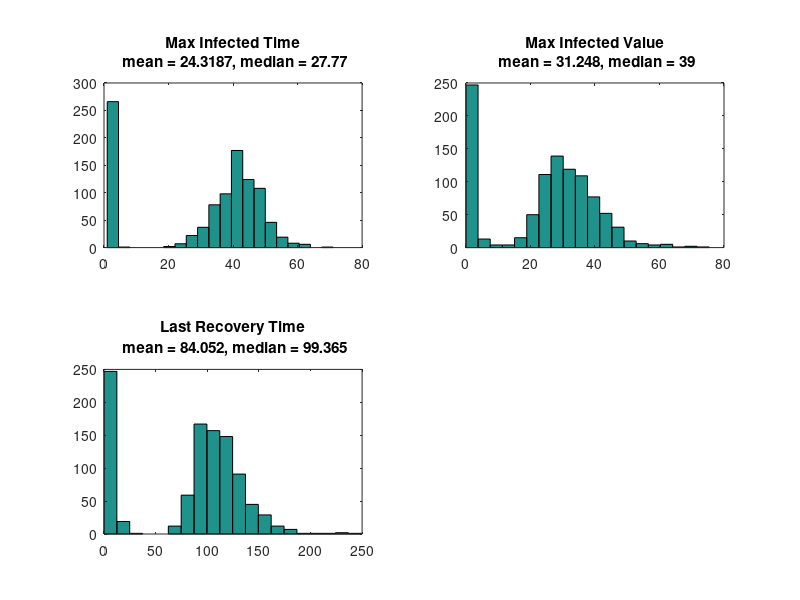

Here is the MATLAB script that generated this plot:
maxInf = [
26.15,54.0;
30.82,48.0;
32.4,55.0;
41.02,49.0;
32.41,46.0;
38.49,42.0;
23.07,43.0;
27.63,32.0;
33.57,30.0;
42.0,39.0;
29.55,46.0;
30.52,29.0;
46.86,38.0;
32.2,39.0;
0.0,1.0;
0.0,1.0;
21.18,24.0;
24.95,35.0;
48.14,24.0;
47.26,39.0;
39.83,48.0;
51.96,40.0;
44.49,41.0;
0.0,1.0;
35.77,48.0;
38.32,51.0;
29.19,39.0;
28.57,26.0;
1.47,2.0;
28.62,46.0;
30.53,45.0;
45.22,38.0;
0.67,2.0;
36.43,45.0;
23.32,35.0;
25.99,50.0;
35.22,50.0;
21.66,45.0;
31.58,54.0;
22.99,42.0;
28.69,43.0;
31.38,49.0;
0.0,1.0;
28.37,39.0;
27.89,39.0;
36.66,50.0;
44.01,48.0;
39.09,38.0;
25.38,42.0;
20.73,37.0;
22.24,46.0;
37.79,39.0;
0.0,1.0;
23.66,40.0;
39.13,35.0;
15.18,2.0;
22.2,58.0;
24.03,50.0;
32.06,43.0;
32.94,46.0;
0.0,1.0;
0.0,1.0;
25.89,33.0;
0.0,1.0;
39.24,41.0;
33.43,51.0;
27.08,33.0;
0.0,1.0;
35.54,46.0;
33.01,49.0;
23.85,50.0;
34.35,46.0;
32.56,39.0;
30.39,44.0;
34.95,31.0;
32.24,42.0;
32.39,41.0;
0.0,1.0;
0.0,1.0;
27.52,41.0;
25.31,37.0;
0.0,1.0;
44.58,44.0;
0.0,1.0;
26.74,33.0;
24.56,42.0;
30.51,43.0;
40.11,40.0;
62.96,42.0;
0.0,1.0;
30.36,46.0;
36.8,31.0;
21.32,42.0;
2.39,2.0;
0.0,1.0;
43.6,42.0;
32.86,43.0;
38.82,53.0;
25.95,37.0;
29.69,52.0;
29.33,42.0;
0.51,2.0;
26.29,51.0;
46.47,37.0;
24.14,41.0;
29.77,33.0;
0.0,1.0;
25.03,28.0;
46.85,36.0;
23.03,41.0;
28.02,46.0;
37.07,35.0;
25.98,37.0;
36.04,41.0;
21.79,44.0;
33.18,35.0;
3.52,2.0;
6.99,2.0;
4.66,2.0;
20.04,43.0;
0.0,1.0;
0.0,1.0;
18.68,35.0;
23.52,52.0;
37.97,33.0;
0.0,1.0;
28.39,47.0;
26.5,45.0;
30.72,39.0;
28.56,40.0;
44.35,41.0;
0.0,1.0;
27.77,49.0;
30.42,35.0;
32.57,43.0;
29.22,52.0;
24.89,47.0;
33.14,34.0;
48.21,32.0;
31.97,47.0;
0.0,1.0;
32.23,42.0;
26.77,26.0;
39.34,38.0;
0.0,1.0;
2.21,3.0;
37.79,34.0;
29.9,44.0;
33.73,37.0;
50.21,40.0;
2.06,3.0;
28.27,35.0;
46.55,34.0;
0.0,1.0;
34.31,61.0;
27.17,49.0;
0.0,1.0;
30.21,47.0;
0.0,1.0;
0.0,1.0;
40.33,30.0;
13.97,3.0;
0.0,1.0;
24.89,30.0;
39.93,32.0;
0.65,2.0;
41.78,44.0;
1.06,2.0;
37.36,45.0;
40.86,36.0;
27.67,42.0;
37.36,49.0;
0.0,1.0;
0.0,1.0;
33.29,43.0;
0.0,1.0;
1.32,2.0;
38.9,45.0;
30.41,43.0;
1.49,3.0;
25.57,55.0;
25.18,52.0;
17.6,46.0;
47.49,28.0;
27.07,62.0;
44.14,48.0;
0.0,1.0;
31.19,44.0;
28.84,47.0;
0.0,1.0;
0.0,1.0;
29.52,40.0;
47.22,32.0;
0.0,1.0;
31.05,28.0;
13.4,45.0;
2.05,3.0;
27.84,42.0;
26.27,42.0;
35.24,35.0;
30.84,36.0;
41.2,38.0;
23.89,42.0;
30.85,41.0;
40.49,33.0;
30.67,32.0;
0.0,1.0;
21.56,52.0;
0.0,1.0;
37.34,43.0;
44.68,37.0;
0.0,1.0;
29.25,47.0;
41.34,34.0;
27.26,44.0;
0.0,1.0;
31.73,47.0;
23.6,44.0;
40.33,42.0;
21.67,46.0;
38.23,40.0;
38.79,31.0;
49.55,21.0;
37.4,44.0;
18.55,53.0;
30.95,52.0;
27.62,43.0;
28.7,56.0;
34.56,41.0;
19.28,28.0;
34.79,40.0;
0.0,1.0;
30.06,32.0;
41.46,38.0;
35.51,51.0;
68.71,25.0;
34.61,45.0;
32.78,43.0;
35.5,46.0;
30.74,52.0;
46.08,39.0;
24.11,58.0;
0.0,1.0;
0.0,1.0;
26.94,45.0;
25.38,49.0;
30.12,35.0;
30.75,52.0;
26.3,61.0;
19.11,31.0;
42.9,44.0;
0.0,1.0;
27.06,42.0;
25.64,48.0;
36.62,27.0;
27.03,47.0;
0.0,1.0;
47.84,40.0;
0.0,1.0;
21.61,44.0;
0.0,1.0;
7.7,2.0;
21.11,58.0;
24.61,60.0;
38.43,45.0;
43.67,44.0;
32.31,39.0;
22.89,40.0;
0.0,1.0;
32.61,40.0;
42.72,48.0;
49.98,29.0;
25.39,41.0;
43.57,45.0;
8.34,2.0;
0.0,1.0;
42.51,39.0;
23.44,47.0;
31.38,52.0;
31.25,48.0;
0.0,1.0;
37.79,37.0;
35.91,35.0;
24.77,45.0;
56.59,28.0;
2.39,2.0;
0.0,1.0;
23.26,46.0;
22.2,46.0;
30.4,44.0;
28.58,60.0;
19.25,46.0;
35.9,37.0;
28.84,43.0;
27.18,39.0;
35.97,35.0;
33.74,43.0;
37.37,30.0;
33.49,41.0;
35.22,41.0;
38.0,48.0;
35.89,43.0;
6.53,2.0;
0.0,1.0;
44.01,43.0;
0.0,1.0;
47.14,45.0;
1.62,2.0;
35.42,42.0;
0.0,1.0;
0.0,1.0;
0.0,1.0;
42.78,47.0;
22.64,34.0;
0.0,1.0;
24.2,35.0;
25.77,42.0;
40.36,30.0;
46.55,31.0;
46.04,38.0;
43.62,38.0;
30.02,41.0;
29.01,39.0;
0.0,1.0;
28.34,47.0;
35.19,42.0;
36.98,43.0;
0.0,1.0;
25.14,41.0;
28.32,47.0;
24.26,50.0;
0.0,1.0;
30.42,42.0;
0.0,1.0;
31.88,54.0;
3.49,2.0;
24.36,46.0;
38.95,37.0;
41.89,42.0;
27.25,33.0;
28.38,24.0;
0.0,1.0;
28.92,44.0;
23.23,46.0;
21.2,41.0;
36.61,42.0;
0.0,1.0;
6.59,2.0;
0.0,1.0;
43.96,42.0;
35.01,29.0;
40.98,51.0;
38.25,47.0;
0.0,1.0;
37.85,53.0;
31.45,37.0;
30.79,45.0;
27.29,38.0;
28.12,54.0;
34.05,38.0;
0.0,1.0;
64.45,35.0;
60.33,34.0;
0.0,1.0;
53.28,32.0;
53.49,46.0;
36.25,56.0;
26.67,46.0;
40.45,49.0;
24.14,44.0;
0.0,1.0;
24.12,51.0;
26.51,42.0;
33.56,44.0;
23.26,40.0;
0.0,1.0;
0.0,1.0;
21.27,43.0;
0.0,1.0;
30.78,37.0;
38.31,42.0;
25.61,50.0;
2.31,2.0;
24.83,24.0;
31.27,46.0;
44.18,54.0;
2.81,2.0;
34.54,43.0;
41.6,41.0;
32.35,45.0;
28.1,49.0;
0.0,1.0;
42.59,35.0;
29.91,54.0;
25.12,44.0;
36.9,47.0;
21.35,49.0;
37.11,43.0;
0.0,1.0;
0.0,1.0;
22.13,37.0;
40.7,32.0;
0.0,1.0;
0.0,1.0;
27.77,51.0;
34.5,40.0;
26.05,45.0;
32.53,46.0;
34.52,43.0;
50.01,39.0;
29.33,50.0;
26.62,28.0;
0.0,1.0;
28.96,36.0;
23.29,43.0;
34.06,22.0;
47.86,35.0;
30.17,44.0;
28.25,58.0;
39.68,40.0;
0.69,2.0;
27.8,43.0;
24.73,42.0;
45.16,36.0;
2.62,2.0;
36.13,41.0;
28.05,35.0;
0.0,1.0;
0.0,1.0;
60.69,41.0;
28.6,40.0;
0.0,1.0;
31.87,35.0;
0.0,1.0;
23.28,49.0;
22.3,45.0;
0.0,1.0;
0.0,1.0;
43.3,44.0;
25.24,54.0;
24.61,51.0;
1.04,3.0;
0.0,1.0;
38.7,46.0;
29.68,52.0;
21.54,33.0;
42.81,32.0;
28.19,42.0;
26.25,62.0;
47.33,30.0;
2.91,3.0;
35.13,46.0;
62.29,33.0;
0.0,1.0;
35.45,42.0;
0.0,1.0;
24.1,32.0;
26.6,52.0;
37.71,48.0;
33.82,36.0;
47.93,42.0;
27.0,54.0;
30.87,48.0;
35.45,42.0;
28.47,37.0;
0.0,1.0;
27.49,46.0;
29.35,46.0;
34.0,37.0;
0.0,1.0;
35.99,39.0;
0.0,1.0;
35.97,38.0;
35.71,48.0;
42.72,29.0;
35.31,46.0;
14.93,43.0;
32.3,52.0;
32.71,38.0;
0.0,1.0;
41.16,56.0;
0.0,1.0;
0.98,2.0;
0.0,1.0;
18.72,47.0;
34.66,36.0;
31.37,49.0;
37.16,31.0;
0.0,1.0;
20.16,53.0;
36.09,39.0;
28.56,32.0;
35.79,46.0;
31.26,40.0;
27.36,43.0;
31.33,38.0;
33.95,41.0;
22.09,52.0;
25.52,35.0;
48.58,46.0;
0.0,1.0;
4.13,2.0;
39.18,41.0;
23.07,40.0;
27.8,45.0;
27.59,44.0;
0.0,1.0;
0.0,1.0;
28.74,42.0;
29.64,46.0;
17.47,47.0;
27.52,47.0;
44.08,34.0;
37.21,37.0;
0.0,1.0;
26.82,3.0;
27.33,40.0;
34.33,37.0;
33.82,40.0;
30.81,41.0;
31.12,42.0;
36.0,47.0;
24.5,52.0;
23.48,41.0;
25.45,42.0;
24.17,46.0;
35.75,45.0;
0.0,1.0;
0.0,1.0;
45.34,35.0;
38.78,51.0;
38.18,51.0;
24.75,37.0;
40.18,47.0;
26.99,35.0;
0.0,1.0;
25.22,44.0;
32.87,47.0;
20.22,41.0;
0.0,1.0;
26.59,39.0;
0.0,1.0;
0.0,1.0;
23.01,35.0;
38.31,42.0;
0.0,1.0;
44.31,59.0;
30.22,40.0;
0.0,1.0;
33.44,34.0;
0.0,1.0;
39.84,39.0;
6.51,2.0;
26.61,42.0;
37.93,49.0;
0.0,1.0;
41.25,32.0;
37.32,42.0;
33.34,42.0;
36.86,42.0;
30.91,47.0;
0.0,1.0;
33.68,38.0;
5.42,3.0;
17.37,46.0;
37.12,41.0;
43.41,52.0;
29.13,45.0;
9.86,3.0;
40.87,46.0;
0.0,1.0;
19.72,44.0;
31.63,52.0;
3.28,3.0;
34.03,34.0;
6.0,4.0;
41.4,37.0;
0.0,1.0;
41.94,29.0;
31.47,35.0;
35.8,48.0;
0.34,2.0;
0.0,1.0;
24.64,35.0;
0.0,1.0;
53.56,44.0;
42.56,47.0;
17.38,38.0;
27.58,41.0;
40.94,35.0;
27.27,37.0;
30.66,47.0;
0.0,1.0;
0.0,1.0;
0.0,1.0;
28.66,54.0;
60.45,25.0;
30.05,42.0;
26.68,51.0;
35.02,41.0;
37.67,43.0;
55.84,38.0;
37.6,47.0;
22.99,53.0;
25.09,46.0;
14.1,37.0;
38.88,40.0;
28.67,36.0;
24.26,48.0;
17.1,71.0;
0.0,1.0;
0.0,1.0;
38.74,43.0;
46.66,33.0;
28.09,44.0;
75.4,31.0;
47.31,44.0;
0.0,1.0;
33.53,38.0;
36.62,41.0;
47.21,30.0;
55.78,38.0;
0.0,1.0;
0.0,1.0;
34.3,54.0;
42.1,43.0;
0.0,1.0;
20.87,38.0;
31.5,43.0;
21.94,37.0;
32.93,40.0;
40.43,47.0;
0.0,1.0;
36.22,40.0;
0.0,1.0;
32.9,43.0;
0.0,1.0;
0.0,1.0;
22.63,36.0;
0.0,1.0;
27.91,35.0;
32.99,46.0;
0.0,1.0;
33.86,41.0;
0.0,1.0;
36.2,42.0;
36.16,34.0;
42.37,39.0;
35.94,49.0;
34.28,42.0;
32.2,38.0;
23.44,42.0;
27.5,29.0;
27.11,50.0;
36.23,38.0;
3.69,2.0;
0.0,1.0;
0.0,1.0;
42.12,34.0;
32.88,38.0;
28.22,39.0;
20.43,36.0;
21.71,45.0;
0.0,1.0;
37.46,41.0;
35.62,47.0;
0.0,1.0;
16.52,45.0;
0.0,1.0;
35.82,39.0;
53.56,37.0;
25.18,42.0;
30.0,32.0;
38.97,39.0;
0.0,1.0;
0.0,1.0;
0.0,1.0;
21.67,35.0;
27.49,43.0;
0.0,1.0;
0.0,1.0;
0.0,1.0;
27.62,39.0;
47.07,39.0;
19.46,37.0;
34.4,50.0;
32.4,46.0;
26.09,40.0;
0.0,1.0;
28.96,48.0;
0.0,1.0;
2.12,2.0;
50.91,44.0;
19.98,33.0;
43.8,46.0;
25.59,47.0;
0.24,2.0;
0.0,1.0;
0.0,1.0;
0.0,1.0;
27.15,46.0;
23.49,33.0;
24.25,49.0;
68.51,28.0;
26.24,39.0;
33.01,37.0;
41.69,41.0;
37.38,44.0;
57.89,32.0;
34.73,42.0;
27.34,48.0;
27.05,38.0;
31.73,44.0;
44.2,38.0;
19.26,43.0;
30.71,47.0;
29.11,51.0;
32.43,45.0;
15.78,57.0;
41.76,35.0;
24.88,44.0;
0.0,1.0;
0.0,1.0;
32.67,39.0;
25.9,43.0;
32.04,49.0;
36.32,43.0;
25.92,41.0;
0.0,1.0;
5.29,2.0;
0.0,1.0;
43.36,49.0;
0.0,1.0;
41.28,38.0;
17.84,46.0;
0.0,1.0;
0.0,1.0;
38.46,36.0;
29.0,43.0;
42.9,40.0;
0.0,1.0;
38.37,47.0;
0.0,1.0;
0.0,1.0;
35.74,48.0;
1.72,2.0;
40.71,40.0;
22.93,36.0;
40.47,38.0;
3.56,2.0;
48.13,36.0;
0.0,1.0;
0.0,1.0;
0.0,1.0;
48.11,36.0;
31.41,49.0;
42.03,24.0;
38.47,51.0;
21.66,56.0;
0.0,1.0;
42.81,40.0;
0.0,1.0;
38.39,38.0;
0.0,1.0;
2.28,2.0;
0.0,1.0;
1.81,3.0;
46.63,40.0;
44.68,49.0;
0.0,1.0;
26.44,49.0;
25.21,47.0;
49.14,31.0;
0.0,1.0;
34.84,43.0;
0.0,1.0;
25.14,51.0;
25.08,45.0;
19.55,61.0;
22.73,46.0;
33.99,43.0;
0.0,1.0;
29.0,38.0;
0.0,1.0;
50.35,27.0;
31.08,26.0;
3.17,3.0;
29.62,38.0;
0.0,1.0;
36.3,28.0;
36.27,41.0;
33.37,41.0;
0.0,1.0;
52.01,44.0;
38.48,36.0;
0.0,1.0;
33.13,42.0;
27.64,30.0;
3.16,3.0;
0.0,1.0;
36.23,44.0;
38.5,37.0;
39.15,32.0;
27.56,50.0;
50.55,47.0;
33.16,52.0;
0.0,1.0;
0.0,1.0;
37.4,41.0;
47.63,40.0;
17.03,62.0;
41.16,34.0;
20.27,51.0;
36.03,46.0;
0.0,1.0;
0.0,1.0;
27.26,48.0;
23.89,36.0;
22.57,47.0;
2.24,2.0;
44.44,44.0;
45.01,34.0;
32.14,37.0;
0.0,1.0;
27.63,41.0;
40.17,43.0;
30.81,41.0;
29.88,46.0;
0.0,1.0;
19.01,49.0;
20.66,48.0;
33.2,50.0;
0.0,1.0;
31.37,37.0;
21.78,48.0;
24.84,51.0;
31.87,44.0;
24.91,44.0;
28.71,41.0;
36.61,45.0;
2.78,2.0;
24.23,45.0;
18.53,35.0;
7.24,5.0;
30.9,33.0;
5.28,3.0;
27.14,46.0;
0.0,1.0;
48.74,31.0;
23.92,46.0;
41.01,31.0;
32.24,45.0;
0.0,1.0;
36.93,48.0;
21.24,51.0;
27.43,48.0;
36.88,40.0;
0.0,1.0;
27.4,45.0;
30.19,28.0;
38.63,42.0;
35.6,37.0;
40.81,40.0;
24.33,46.0;
0.0,1.0;
0.0,1.0;
43.52,35.0;
25.6,57.0;
26.22,47.0;
27.09,47.0;
29.88,36.0;
29.5,43.0;
29.4,43.0;
36.3,42.0;
32.97,46.0;
43.57,41.0;
29.82,34.0;
27.79,53.0;
30.03,39.0;
5.89,3.0;
17.25,44.0;
35.96,41.0;
0.0,1.0;
38.04,34.0;
0.0,1.0;
26.67,43.0;
37.23,38.0;
36.85,42.0;
0.0,1.0;
1.78,2.0;
39.46,49.0;
0.0,1.0;
0.0,1.0;
0.0,1.0;
0.0,1.0;
35.88,47.0;
45.69,42.0;
40.4,49.0;
33.11,33.0;
35.24,39.0;
19.39,54.0;
19.79,46.0;
35.53,38.0;
22.71,43.0;
25.43,59.0;
31.54,44.0;
26.11,47.0;
35.51,42.0;
9.32,3.0;
0.0,1.0;
26.58,43.0;
37.58,28.0;
26.95,30.0;
0.0,1.0;
0.0,1.0;
30.05,48.0;
36.54,44.0;
0.0,1.0;
32.14,47.0;
28.86,34.0;
18.88,45.0;
31.42,48.0;
24.57,46.0;
42.08,40.0;
40.16,41.0;
0.0,1.0;
29.01,49.0;
26.26,50.0;
22.11,47.0;
0.0,1.0;
30.29,40.0;
36.49,41.0;
0.0,1.0;
22.33,45.0;
3.86,3.0;
38.19,31.0;
25.73,42.0;
28.0,49.0;
23.19,39.0;
0.0,1.0;
27.86,46.0;
0.0,1.0;
37.66,31.0;
42.03,45.0;
24.17,37.0;
30.07,39.0;
21.95,53.0;
24.53,46.0;
29.44,37.0;
0.0,1.0;
29.81,52.0;
40.92,39.0;
25.74,48.0;
25.16,38.0;
29.54,48.0;
31.09,52.0;
32.0,43.0;
25.52,43.0;
21.3,44.0;
21.52,51.0;
47.82,46.0;
1.87,2.0;
30.3,46.0;
40.0,42.0;
32.31,42.0;
28.95,52.0;
0.0,1.0;
0.0,1.0;
24.03,50.0;
24.6,41.0;
28.79,49.0;
35.87,40.0;
0.0,1.0;
0.0,1.0;
31.7,33.0;
39.22,52.0;
27.73,46.0;
57.46,38.0;
57.63,47.0;
28.65,48.0;
0.0,1.0;
26.63,47.0;
0.0,1.0;
25.86,47.0;
33.74,42.0;
48.93,39.0;
0.0,1.0;
0.0,1.0;
29.3,39.0;
25.66,46.0;
32.08,46.0;
0.0,1.0;
0.0,1.0;
42.2,28.0;
0.0,1.0;
0.0,1.0;
36.48,31.0;
44.84,44.0;
34.52,42.0;
0.0,1.0;
];
lastRec = [
77.54;
124.53;
92.25;
103.07;
88.09;
105.28;
81.4;
130.6;
128.16;
114.18;
94.44;
159.05;
96.29;
91.17;
14.76;
1.27;
102.66;
181.94;
181.32;
118.96;
114.23;
106.03;
110.39;
0.84;
114.4;
112.94;
141.59;
148.8;
11.27;
93.91;
99.2;
119.18;
3.57;
95.08;
64.26;
82.34;
90.03;
82.94;
100.24;
87.7;
90.94;
111.55;
1.37;
86.01;
157.24;
123.8;
118.82;
84.82;
113.06;
152.9;
86.0;
96.5;
4.55;
99.21;
112.07;
24.28;
113.34;
103.79;
102.05;
111.1;
3.87;
2.06;
105.76;
3.53;
110.33;
136.78;
125.69;
2.29;
115.68;
117.33;
87.74;
90.15;
76.4;
89.02;
87.49;
199.4;
115.59;
0.79;
0.39;
164.87;
89.95;
2.66;
118.02;
2.36;
145.7;
96.67;
118.28;
101.28;
169.33;
0.17;
97.17;
103.02;
89.55;
12.52;
4.08;
151.67;
94.98;
113.53;
103.84;
90.35;
90.57;
10.49;
151.54;
137.94;
107.71;
135.54;
0.64;
106.96;
122.96;
120.56;
128.6;
105.66;
129.14;
115.66;
68.29;
108.69;
10.45;
9.4;
6.97;
77.64;
1.37;
4.27;
95.86;
116.02;
108.93;
2.12;
126.39;
142.45;
137.51;
88.81;
125.05;
0.51;
88.65;
131.78;
113.88;
101.35;
96.97;
129.02;
129.38;
90.01;
1.61;
108.77;
134.6;
106.17;
1.27;
9.35;
126.29;
94.6;
99.13;
103.49;
7.05;
160.21;
124.88;
1.99;
100.75;
93.55;
3.79;
87.87;
5.21;
3.83;
222.86;
24.31;
5.46;
93.54;
116.54;
4.29;
150.51;
5.7;
99.61;
96.17;
165.72;
118.57;
2.23;
0.56;
142.54;
3.8;
8.64;
95.66;
84.74;
9.41;
93.55;
133.55;
81.61;
107.03;
81.59;
150.43;
2.58;
120.0;
114.69;
9.28;
1.54;
98.16;
139.67;
0.1;
95.92;
117.51;
16.41;
95.04;
98.73;
110.7;
89.51;
100.1;
123.02;
103.43;
102.17;
138.42;
4.11;
92.44;
0.43;
106.02;
108.37;
1.83;
109.31;
113.91;
77.36;
1.05;
87.77;
78.99;
120.52;
80.01;
106.72;
124.99;
136.81;
119.96;
83.47;
107.57;
144.16;
116.02;
104.97;
131.77;
106.92;
3.59;
171.35;
129.16;
116.28;
143.43;
102.08;
115.38;
89.57;
143.28;
108.03;
101.6;
5.73;
2.45;
141.52;
125.62;
95.06;
89.91;
84.11;
121.21;
117.4;
8.75;
113.91;
91.72;
117.0;
123.27;
0.24;
134.34;
1.98;
79.96;
0.73;
20.61;
145.43;
96.51;
104.29;
132.31;
92.13;
84.37;
4.42;
101.99;
110.46;
117.25;
134.82;
131.59;
11.67;
0.21;
113.59;
80.59;
93.6;
149.42;
0.59;
117.79;
110.22;
97.41;
126.31;
11.96;
1.36;
104.66;
111.56;
97.62;
91.81;
99.51;
112.49;
108.51;
128.02;
111.14;
108.66;
106.08;
107.34;
87.78;
102.29;
101.92;
20.26;
0.32;
101.04;
0.51;
115.2;
7.74;
107.09;
3.85;
5.09;
2.69;
116.55;
92.85;
1.27;
87.76;
142.72;
155.25;
108.77;
111.97;
100.86;
133.35;
130.39;
2.91;
120.8;
90.0;
109.63;
0.45;
114.66;
115.72;
125.16;
8.62;
109.62;
1.09;
99.08;
5.42;
123.14;
142.91;
115.26;
97.67;
147.28;
0.05;
107.36;
109.06;
83.31;
107.31;
1.69;
12.9;
6.72;
133.51;
107.51;
120.56;
106.01;
9.5;
138.71;
88.68;
121.1;
74.45;
127.38;
102.22;
0.09;
125.39;
144.28;
7.89;
129.95;
133.35;
102.67;
66.24;
172.91;
123.37;
1.28;
126.29;
114.76;
117.39;
121.86;
3.86;
7.21;
107.98;
4.85;
101.68;
109.49;
68.14;
3.68;
102.15;
137.2;
132.43;
9.56;
139.42;
110.11;
125.42;
112.44;
4.89;
110.58;
93.84;
109.54;
140.58;
95.28;
131.32;
3.77;
0.22;
119.91;
108.35;
3.97;
0.35;
88.98;
161.73;
101.29;
102.72;
105.53;
108.4;
92.21;
115.16;
0.28;
139.0;
115.12;
137.9;
118.93;
136.89;
99.56;
100.98;
4.64;
145.79;
95.42;
119.04;
16.35;
139.04;
113.93;
6.2;
2.55;
162.88;
77.2;
1.04;
95.36;
0.3;
70.98;
90.05;
4.71;
3.46;
118.26;
87.42;
81.55;
4.85;
0.54;
123.89;
196.21;
78.33;
135.69;
147.2;
100.78;
109.18;
13.45;
111.31;
150.86;
11.74;
107.28;
1.39;
133.17;
93.58;
89.49;
105.89;
163.38;
104.8;
112.41;
123.87;
106.31;
1.4;
90.1;
99.22;
129.9;
4.06;
121.6;
3.75;
83.44;
98.26;
157.13;
101.11;
95.85;
101.57;
133.01;
2.74;
122.79;
0.3;
15.02;
0.83;
91.69;
120.46;
90.77;
83.91;
1.02;
116.79;
80.61;
118.17;
131.29;
117.05;
81.37;
92.51;
119.51;
92.75;
120.05;
156.63;
2.04;
6.98;
96.09;
116.02;
97.31;
95.71;
3.49;
0.98;
92.58;
82.43;
95.34;
94.53;
128.73;
113.91;
0.3;
36.37;
173.36;
121.21;
176.43;
84.42;
117.37;
122.3;
84.84;
110.89;
116.68;
88.95;
89.67;
5.71;
0.9;
137.52;
144.82;
89.38;
113.58;
91.09;
88.63;
2.24;
120.21;
126.83;
79.2;
3.85;
107.48;
5.7;
0.9;
115.74;
108.92;
0.9;
138.66;
110.88;
0.43;
234.3;
0.27;
106.7;
10.15;
151.39;
94.33;
2.26;
98.77;
150.97;
124.14;
83.59;
100.54;
0.87;
132.69;
10.92;
67.16;
97.87;
113.59;
86.13;
15.37;
127.65;
0.14;
147.73;
89.33;
5.22;
104.53;
8.29;
155.01;
0.19;
119.19;
94.5;
177.12;
6.14;
0.74;
103.69;
0.26;
123.87;
108.35;
76.22;
86.87;
127.94;
79.15;
108.34;
1.55;
4.21;
3.35;
110.87;
150.91;
105.67;
126.11;
100.46;
118.72;
249.16;
126.06;
138.68;
99.01;
124.17;
118.53;
137.27;
69.11;
88.55;
2.0;
3.85;
98.22;
115.63;
112.3;
180.72;
125.42;
4.33;
110.16;
132.39;
118.41;
110.02;
0.92;
4.16;
108.56;
101.92;
5.39;
82.54;
141.8;
94.02;
97.21;
97.16;
2.91;
97.21;
3.93;
98.15;
1.05;
0.04;
108.01;
5.03;
75.16;
116.61;
0.26;
119.74;
6.71;
124.39;
104.15;
121.02;
98.94;
103.27;
85.88;
123.12;
159.16;
93.35;
111.39;
12.63;
17.1;
15.29;
129.3;
104.92;
171.22;
79.93;
94.62;
1.49;
95.14;
89.44;
2.98;
119.5;
13.03;
108.72;
111.55;
97.25;
121.38;
83.78;
6.17;
2.18;
0.87;
107.88;
151.15;
2.6;
3.32;
5.99;
133.36;
155.57;
80.53;
98.45;
110.68;
144.08;
3.03;
130.66;
1.03;
6.55;
138.32;
92.25;
117.81;
89.74;
6.05;
3.2;
3.35;
4.76;
133.21;
133.05;
93.97;
179.8;
99.67;
97.22;
120.42;
98.85;
132.77;
103.31;
118.64;
107.48;
113.02;
83.78;
146.49;
87.33;
86.48;
96.92;
107.99;
104.68;
115.93;
0.3;
0.69;
104.23;
109.61;
134.26;
97.92;
108.71;
2.54;
8.32;
0.49;
173.44;
8.27;
136.21;
100.15;
1.47;
6.63;
134.93;
89.09;
112.53;
1.81;
107.15;
6.4;
4.98;
143.52;
6.05;
119.17;
154.73;
97.62;
15.69;
133.5;
2.02;
2.13;
1.24;
151.12;
126.96;
120.54;
118.55;
98.43;
1.34;
132.53;
3.43;
94.82;
1.05;
9.7;
9.75;
17.04;
126.32;
99.22;
4.75;
112.77;
97.58;
125.18;
4.4;
115.66;
1.21;
104.06;
67.95;
86.97;
99.62;
104.45;
4.68;
96.86;
0.33;
115.67;
142.31;
5.57;
136.98;
2.75;
101.26;
101.71;
91.27;
2.12;
121.93;
80.22;
1.18;
93.3;
93.76;
9.75;
3.92;
109.6;
88.06;
87.55;
96.38;
131.23;
110.89;
4.69;
3.45;
119.31;
114.15;
75.17;
110.4;
113.87;
137.66;
3.26;
0.77;
91.7;
115.89;
135.59;
5.82;
104.25;
131.23;
91.16;
1.92;
158.04;
119.07;
86.59;
155.22;
5.34;
62.95;
115.09;
107.15;
5.42;
97.93;
85.68;
109.43;
96.76;
108.28;
141.56;
95.74;
5.13;
95.92;
124.48;
11.73;
91.92;
12.48;
90.51;
5.7;
156.32;
88.65;
115.21;
152.7;
9.22;
95.4;
119.48;
87.19;
97.27;
0.01;
97.59;
86.01;
182.02;
136.17;
127.27;
142.39;
1.05;
2.66;
122.4;
114.19;
132.27;
67.67;
124.04;
102.17;
104.0;
174.26;
91.73;
232.66;
118.09;
115.77;
87.9;
11.51;
87.88;
94.25;
2.54;
110.45;
6.38;
135.23;
135.59;
95.29;
2.2;
3.52;
114.04;
10.52;
3.57;
4.78;
8.58;
104.76;
136.82;
116.09;
95.95;
134.68;
103.89;
81.29;
105.27;
125.49;
88.13;
113.63;
104.62;
133.86;
11.93;
3.06;
127.11;
126.85;
126.75;
5.95;
10.4;
160.06;
100.35;
0.73;
127.21;
106.34;
89.46;
115.86;
128.37;
145.76;
115.12;
0.1;
107.1;
85.0;
85.59;
2.93;
113.07;
112.27;
0.14;
89.55;
11.26;
108.62;
96.77;
100.82;
116.52;
12.08;
91.23;
0.24;
126.4;
90.86;
70.62;
121.85;
119.07;
108.58;
108.99;
7.82;
79.36;
107.3;
101.1;
114.83;
94.19;
106.05;
91.78;
128.14;
93.37;
79.63;
141.8;
3.69;
90.18;
128.56;
125.39;
92.84;
2.2;
4.6;
117.95;
157.33;
122.27;
115.61;
3.54;
0.05;
98.92;
116.29;
114.39;
129.02;
118.53;
115.63;
0.98;
79.92;
4.27;
106.17;
106.54;
119.45;
1.31;
0.14;
118.64;
82.18;
96.23;
4.05;
0.97;
154.13;
1.89;
0.57;
172.91;
111.12;
102.02;
6.1;
];
sdMaxInfTime = 31.2;
sdMaxInfValue = 38.390442569370045;
sdLastRecTime = 101.93;
maxInfTimes = maxInf(:, 1);
maxInfValues = maxInf(:, 2);
lastRecTimes = lastRec(:, 1);
maxInfTimesMean = mean(maxInfTimes);
maxInfTimesMedian = median(maxInfTimes);
maxInfValuesMean = mean(maxInfValues);
maxInfValuesMedian = median(maxInfValues);
lastRecTimesMean = mean(lastRecTimes);
lastRecTimesMedian = median(lastRecTimes);
figure
subplot (2, 2, 1);
hist(maxInfValues, 20);
title (sprintf ('Max Infected Time\n mean = %d, median = %d', maxInfTimesMean, maxInfTimesMedian));
subplot (2, 2, 2);
hist(maxInfTimes, 20);
title (sprintf ('Max Infected Value\n mean = %d, median = %d', maxInfValuesMean, maxInfValuesMedian));
subplot (2, 2, 3);
hist(lastRecTimes, 20);
title (sprintf ('Last Recovery Time\n mean = %d, median = %d', lastRecTimesMean, lastRecTimesMedian));
